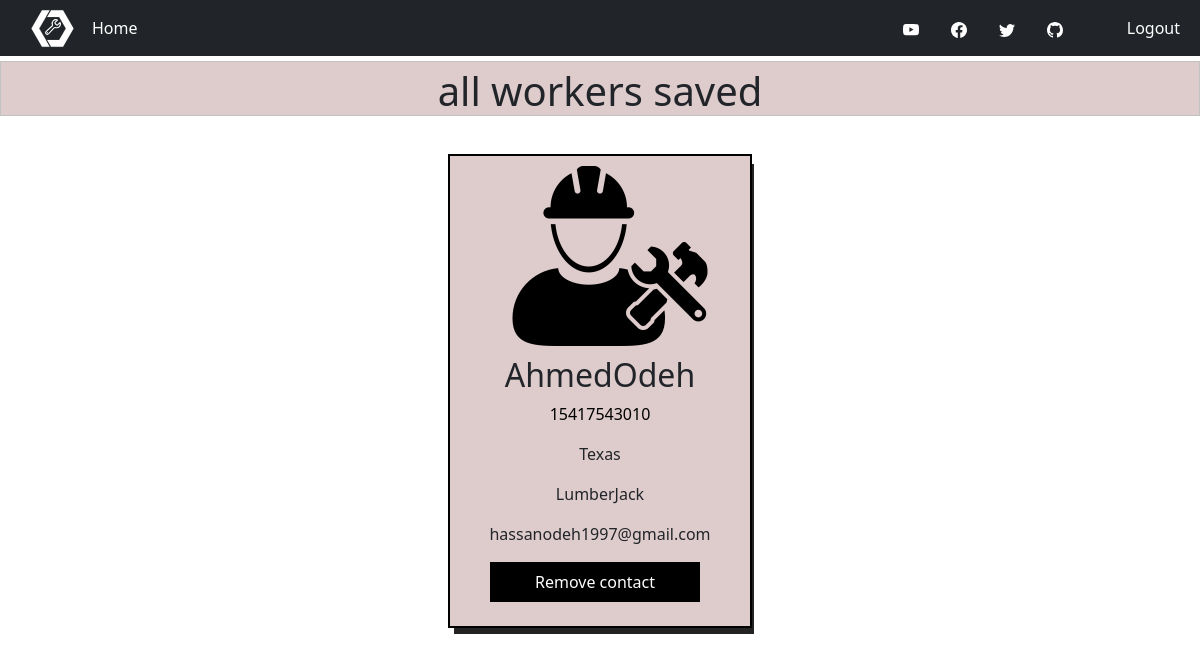
/my_workers (signed in), run on the app's committed database.
### login_registration_app/models.py (models this page shows)
class Worker(models.Model):
    first_name = models.CharField(max_length=255)
    last_name = models.CharField(max_length=255)
    email=models.CharField(max_length=255)
    password=models.CharField(max_length=255)
    phone_number=models.IntegerField(default=0)
    price=models.IntegerField(default=0)
    location=models.CharField(max_length=255)
    career=models.CharField(max_length=255)
    desc=models.TextField(default="good")
    users = models.ManyToManyField(User, related_name="workers")
    service = models.ForeignKey(Service, related_name="workers", on_delete = models.CASCADE)
    created_at = models.DateTimeField(auto_now_add=True)
    updated_at = models.DateTimeField(auto_now=True)

### worker_app/views.py (the view)
# urls.py: path('my_workers',views.my_workers),
def my_workers(request):
    this_user=User.objects.get(id=request.session['userid'])
    references=this_user.workers.all()
    context={"all_services":Service.objects.all(),
            "all_workers":Worker.objects.all(),
            "current_user":this_user,
            "my_references":references}
    return render(request,'my_workers.html',context)

### worker_app/templates/my_workers.html (shortened to what this page needs)
<!DOCTYPE html>
<html lang="en">
<head>
    {% load static %}
    <link href="https://cdn.jsdelivr.net/npm/bootstrap@5.1.3/dist/css/bootstrap.min.css" rel="stylesheet"
>
</head>
<body>
    <nav class="navbar navbar-expand-lg navbar-dark d-none d-lg-block"
        style="z-index: 2000; background-color: #212529;">
        <div class="container-fluid">
            <a class="navbar-brand nav-link" href="https://mdbootstrap.com/docs/standard/">
                <ion-icon style="position: absolute;top: 6px;left: 30px;width: 45px;height: 45px;"
                    name="logo-web-component">
                </ion-icon>
                <ion-icon style="position: absolute;top: 18px;left: 44px;width: 18px;height: 18px;"
                    name="build-outline"></ion-icon>
            </a>
            <div class="collapse navbar-collapse" id="navbarExample01">
                <ul class="navbar-nav me-auto mb-2 mb-lg-0 ">
                    <li class="nav-item active">
                        <a class="nav-link me-5 mx-4" aria-current="page" href="/main">Home</a>
                    </li>
                </ul>
                <ul class="navbar-nav d-flex flex-row">
                    <li class="nav-item me-3 me-lg-0">
                        <a class="nav-link" href="https://www.youtube.com/channel/UC5CF7mLQZhvx8O5GODZAhdA"
                            rel="nofollow">
                        </a>
                    </li>
                    <li class="nav-item me-3 me-lg-0">
                        <a class="nav-link" href="https://www.facebook.com/mdbootstrap" rel="nofollow">
                        </a>
                    </li>
                    <li class="nav-item me-3 me-lg-0">
                        <a class="nav-link" href="https://twitter.com/MDBootstrap" rel="nofollow">
                        </a>
                    </li>
                    <li class="nav-item me-3 me-lg-0">
                        <a class="nav-link" href="https://github.com/mdbootstrap/mdb-ui-kit" rel="nofollow">
                        </a>
                    </li>
                    <li class="nav-item me-3 me-lg-0">
                        <a class="nav-link" href="/destroy">Logout</a>
                    </li>
                </ul>
            </div>
        </div>
    </nav>
    <div id="flip"
        style="height: 55px; width: inherit; background-color: rgba(214, 190, 190, 0.801); text-align: center; margin-top: 5px; ">
        <h1>all workers saved</h1>
    </div>
    <div class="boxes"
        style="width: 1200px; display: flex; justify-content: space-around; flex-wrap: wrap; margin: 0 auto; margin-top: 20px;">
        {% for worker in my_references %}
        <div class="box1"
            style=" width: 300px; height: 470px; outline: black 2px solid; margin: 20px; background-color: rgba(214, 190, 190, 0.801);">
            <img src="{% static '/img/user7.png'%}" alt="Jane" style="width: 200px; margin-left: 60px;">
            <h2 style="width: 300px; text-align: center;">{{worker.first_name}}{{worker.last_name}}</h2>
            <p style="width: 300px; text-align: center; color: #000;" class="title">{{worker.phone_number}}</p>
            <p style="width: 300px; text-align: center;">{{worker.location}}</p>
            <p style="width: 300px; text-align: center;">{{worker.career}}</p>
            <p style="width: 300px; text-align: center;">{{worker.email}}</p>
            <p><a style="text-decoration: none;" class="button" href="/remove_contact/{{worker.id}}">Remove contact</a>
            </p>
        </div>
        {% endfor %}
    </div>
</body>
</html>

### data on the page
Worker: first_name "Ahmed", last_name "Odeh", phone_number "15417543010", location "Texas", career "LumberJack", email "hassanodeh1997@gmail.com"
